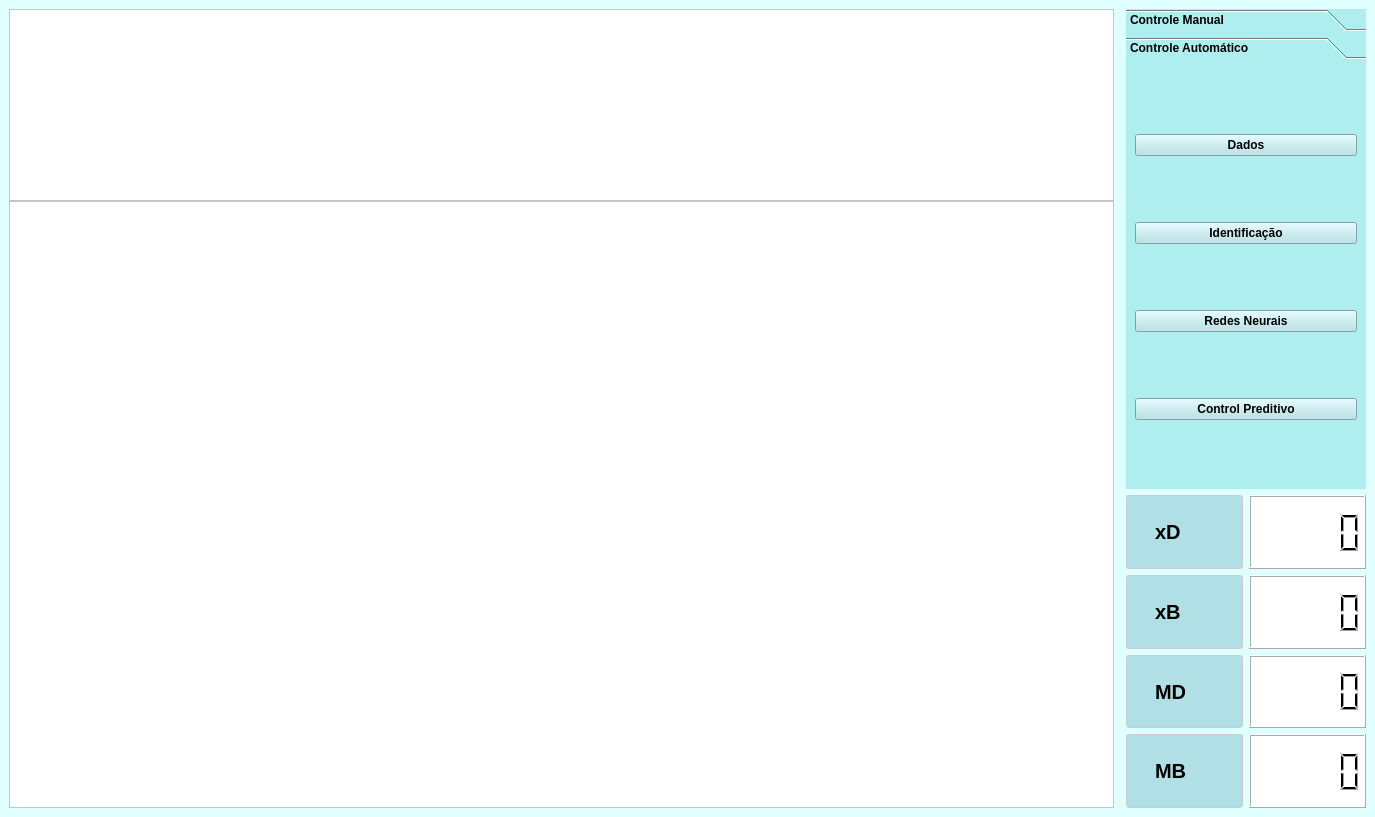
<?xml version="1.0" encoding="UTF-8"?>
<ui version="4.0">
 <class>Superv_geral</class>
 <widget class="QMainWindow" name="Superv_geral">
  <property name="geometry">
   <rect>
    <x>0</x>
    <y>0</y>
    <width>1375</width>
    <height>817</height>
   </rect>
  </property>
  <property name="sizePolicy">
   <sizepolicy hsizetype="Preferred" vsizetype="Preferred">
    <horstretch>0</horstretch>
    <verstretch>0</verstretch>
   </sizepolicy>
  </property>
  <property name="minimumSize">
   <size>
    <width>1375</width>
    <height>817</height>
   </size>
  </property>
  <property name="windowTitle">
   <string>MainWindow</string>
  </property>
  <property name="styleSheet">
   <string notr="true">background-color: #E0FFFF;</string>
  </property>
  <widget class="QWidget" name="layout_principal">
   <layout class="QHBoxLayout" name="horizontalLayout">
    <item>
     <layout class="QVBoxLayout" name="verticalLayout_7">
      <property name="spacing">
       <number>0</number>
      </property>
      <item>
       <widget class="QGraphicsView" name="graph_xD">
        <property name="sizePolicy">
         <sizepolicy hsizetype="Expanding" vsizetype="Expanding">
          <horstretch>1</horstretch>
          <verstretch>0</verstretch>
         </sizepolicy>
        </property>
        <property name="styleSheet">
         <string notr="true">background-color: white;</string>
        </property>
       </widget>
      </item>
      <item>
       <widget class="QGraphicsView" name="graph_T">
        <property name="sizePolicy">
         <sizepolicy hsizetype="Expanding" vsizetype="Expanding">
          <horstretch>1</horstretch>
          <verstretch>2</verstretch>
         </sizepolicy>
        </property>
        <property name="styleSheet">
         <string notr="true">background-color: white;</string>
        </property>
       </widget>
      </item>
     </layout>
    </item>
    <item>
     <widget class="QLabel" name="label_col">
      <property name="text">
       <string>&lt;html&gt;&lt;head/&gt;&lt;body&gt;&lt;p align=&quot;center&quot;&gt;&lt;img src=&quot;:/Imagens/Imagens/Coluna destilação v5.png&quot;/&gt;&lt;/p&gt;&lt;/body&gt;&lt;/html&gt;</string>
      </property>
     </widget>
    </item>
    <item>
     <layout class="QVBoxLayout" name="verticalLayout_10">
      <item>
       <widget class="QToolBox" name="toolBox">
        <property name="enabled">
         <bool>true</bool>
        </property>
        <property name="sizePolicy">
         <sizepolicy hsizetype="Fixed" vsizetype="Fixed">
          <horstretch>0</horstretch>
          <verstretch>0</verstretch>
         </sizepolicy>
        </property>
        <property name="minimumSize">
         <size>
          <width>240</width>
          <height>480</height>
         </size>
        </property>
        <property name="maximumSize">
         <size>
          <width>250</width>
          <height>500</height>
         </size>
        </property>
        <property name="styleSheet">
         <string notr="true">background-color: #AFEEEE;
font-weight: bold;
color: black;
</string>
        </property>
        <property name="currentIndex">
         <number>1</number>
        </property>
        <widget class="QWidget" name="layout_tool_manual">
         <property name="geometry">
          <rect>
           <x>0</x>
           <y>0</y>
           <width>240</width>
           <height>418</height>
          </rect>
         </property>
         <attribute name="label">
          <string>Controle Manual</string>
         </attribute>
         <layout class="QGridLayout" name="gridLayout">
          <item row="0" column="0">
           <widget class="QGroupBox" name="groupBox_2">
            <property name="styleSheet">
             <string notr="true">background-color: #B0E0E6;</string>
            </property>
            <property name="title">
             <string>VL</string>
            </property>
            <layout class="QVBoxLayout" name="verticalLayout">
             <item>
              <widget class="QLCDNumber" name="lcd_VL">
               <property name="sizePolicy">
                <sizepolicy hsizetype="Minimum" vsizetype="Minimum">
                 <horstretch>0</horstretch>
                 <verstretch>0</verstretch>
                </sizepolicy>
               </property>
               <property name="styleSheet">
                <string notr="true">background-color: white;</string>
               </property>
              </widget>
             </item>
             <item>
              <widget class="QDial" name="dial_ctr_VL">
               <property name="sizePolicy">
                <sizepolicy hsizetype="Preferred" vsizetype="Preferred">
                 <horstretch>0</horstretch>
                 <verstretch>0</verstretch>
                </sizepolicy>
               </property>
               <property name="minimumSize">
                <size>
                 <width>50</width>
                 <height>50</height>
                </size>
               </property>
               <property name="maximumSize">
                <size>
                 <width>70</width>
                 <height>70</height>
                </size>
               </property>
               <property name="styleSheet">
                <string notr="true">background-color: #9ECACF;</string>
               </property>
              </widget>
             </item>
            </layout>
           </widget>
          </item>
          <item row="0" column="1">
           <widget class="QGroupBox" name="groupBox_3">
            <property name="styleSheet">
             <string notr="true">background-color: #B0E0E6;</string>
            </property>
            <property name="title">
             <string>VD</string>
            </property>
            <layout class="QVBoxLayout" name="verticalLayout_2">
             <item>
              <widget class="QLCDNumber" name="lcd_VD">
               <property name="sizePolicy">
                <sizepolicy hsizetype="Minimum" vsizetype="Minimum">
                 <horstretch>0</horstretch>
                 <verstretch>0</verstretch>
                </sizepolicy>
               </property>
               <property name="styleSheet">
                <string notr="true">background-color: white;</string>
               </property>
              </widget>
             </item>
             <item>
              <widget class="QDial" name="dial_ctr_VD">
               <property name="minimumSize">
                <size>
                 <width>50</width>
                 <height>50</height>
                </size>
               </property>
               <property name="maximumSize">
                <size>
                 <width>70</width>
                 <height>70</height>
                </size>
               </property>
               <property name="styleSheet">
                <string notr="true">background-color: #9ECACF;</string>
               </property>
              </widget>
             </item>
            </layout>
           </widget>
          </item>
          <item row="1" column="0">
           <widget class="QGroupBox" name="groupBox_4">
            <property name="styleSheet">
             <string notr="true">background-color: #B0E0E6;</string>
            </property>
            <property name="title">
             <string>VF</string>
            </property>
            <layout class="QVBoxLayout" name="verticalLayout_4">
             <item>
              <widget class="QLCDNumber" name="lcd_VF">
               <property name="sizePolicy">
                <sizepolicy hsizetype="Minimum" vsizetype="Minimum">
                 <horstretch>0</horstretch>
                 <verstretch>0</verstretch>
                </sizepolicy>
               </property>
               <property name="styleSheet">
                <string notr="true">background-color: white;</string>
               </property>
              </widget>
             </item>
             <item>
              <widget class="QDial" name="dial_ctr_VF">
               <property name="minimumSize">
                <size>
                 <width>50</width>
                 <height>50</height>
                </size>
               </property>
               <property name="maximumSize">
                <size>
                 <width>70</width>
                 <height>70</height>
                </size>
               </property>
               <property name="styleSheet">
                <string notr="true">background-color: #9ECACF;</string>
               </property>
              </widget>
             </item>
            </layout>
           </widget>
          </item>
          <item row="1" column="1">
           <widget class="QGroupBox" name="groupBox_5">
            <property name="styleSheet">
             <string notr="true">background-color: #B0E0E6;</string>
            </property>
            <property name="title">
             <string>VB</string>
            </property>
            <layout class="QVBoxLayout" name="verticalLayout_8">
             <item>
              <widget class="QLCDNumber" name="lcd_VB">
               <property name="styleSheet">
                <string notr="true">background-color: white;</string>
               </property>
              </widget>
             </item>
             <item>
              <widget class="QDial" name="dial_ctr_VB">
               <property name="minimumSize">
                <size>
                 <width>50</width>
                 <height>50</height>
                </size>
               </property>
               <property name="maximumSize">
                <size>
                 <width>70</width>
                 <height>70</height>
                </size>
               </property>
               <property name="styleSheet">
                <string notr="true">background-color: #9ECACF;</string>
               </property>
              </widget>
             </item>
            </layout>
           </widget>
          </item>
          <item row="2" column="0">
           <widget class="QGroupBox" name="groupBox_6">
            <property name="styleSheet">
             <string notr="true">background-color: #B0E0E6;</string>
            </property>
            <property name="title">
             <string>RB</string>
            </property>
            <layout class="QVBoxLayout" name="verticalLayout_9">
             <item>
              <widget class="QLCDNumber" name="lcd_RB">
               <property name="styleSheet">
                <string notr="true">background-color: white;</string>
               </property>
              </widget>
             </item>
             <item>
              <widget class="QDial" name="dial_RB">
               <property name="minimumSize">
                <size>
                 <width>50</width>
                 <height>50</height>
                </size>
               </property>
               <property name="maximumSize">
                <size>
                 <width>70</width>
                 <height>70</height>
                </size>
               </property>
               <property name="styleSheet">
                <string notr="true">background-color: #9ECACF;</string>
               </property>
              </widget>
             </item>
            </layout>
           </widget>
          </item>
          <item row="2" column="1">
           <layout class="QVBoxLayout" name="verticalLayout_6">
            <item>
             <widget class="QPushButton" name="button_R1">
              <property name="styleSheet">
               <string notr="true">QPushButton {
    background-color: #DC3545 ;
    color: white;
    font-weight: bold;
    border: 1px solid #cccccc;
    padding: 5px;
    border-radius: 3px;
}

QPushButton:checked {
    background-color: #28a745;
    color: white;
    font-weight: bold;
    border: 1px solid #218838;
}

QPushButton:pressed {
    background-color: #d0d0d0;
}</string>
              </property>
              <property name="text">
               <string>Resistência 1</string>
              </property>
              <property name="checkable">
               <bool>true</bool>
              </property>
             </widget>
            </item>
            <item>
             <widget class="QPushButton" name="button_R2">
              <property name="styleSheet">
               <string notr="true">QPushButton {
    background-color: #DC3545 ;
    color: white;
    font-weight: bold;
    border: 1px solid #cccccc;
    padding: 5px;
    border-radius: 3px;
}

QPushButton:checked {
    background-color: #28a745;
    color: white;
    font-weight: bold;
    border: 1px solid #218838;
}

QPushButton:pressed {
    background-color: #d0d0d0;
}</string>
              </property>
              <property name="text">
               <string>Resisência 2</string>
              </property>
              <property name="checkable">
               <bool>true</bool>
              </property>
             </widget>
            </item>
           </layout>
          </item>
         </layout>
        </widget>
        <widget class="QWidget" name="layout_tool_auto">
         <property name="geometry">
          <rect>
           <x>0</x>
           <y>0</y>
           <width>240</width>
           <height>418</height>
          </rect>
         </property>
         <attribute name="label">
          <string>Controle Automático</string>
         </attribute>
         <layout class="QVBoxLayout" name="verticalLayout_5">
          <item>
           <widget class="QPushButton" name="button_Dados">
            <property name="cursor">
             <cursorShape>PointingHandCursor</cursorShape>
            </property>
            <property name="styleSheet">
             <string notr="true">background-color: #B0E0E6;</string>
            </property>
            <property name="text">
             <string>Dados</string>
            </property>
           </widget>
          </item>
          <item>
           <widget class="QPushButton" name="button_ID">
            <property name="styleSheet">
             <string notr="true">background-color: #B0E0E6;</string>
            </property>
            <property name="text">
             <string>Identificação</string>
            </property>
           </widget>
          </item>
          <item>
           <widget class="QPushButton" name="button_RNA">
            <property name="styleSheet">
             <string notr="true">background-color: #B0E0E6;</string>
            </property>
            <property name="text">
             <string>Redes Neurais</string>
            </property>
           </widget>
          </item>
          <item>
           <widget class="QPushButton" name="button_pred">
            <property name="styleSheet">
             <string notr="true">background-color: #B0E0E6;</string>
            </property>
            <property name="text">
             <string>Control Preditivo</string>
            </property>
           </widget>
          </item>
         </layout>
        </widget>
       </widget>
      </item>
      <item>
       <layout class="QVBoxLayout" name="verticalLayout_3">
        <item>
         <layout class="QHBoxLayout" name="horizontalLayout_6">
          <item>
           <widget class="QLabel" name="label_xD">
            <property name="sizePolicy">
             <sizepolicy hsizetype="Ignored" vsizetype="Ignored">
              <horstretch>0</horstretch>
              <verstretch>1</verstretch>
             </sizepolicy>
            </property>
            <property name="minimumSize">
             <size>
              <width>0</width>
              <height>37</height>
             </size>
            </property>
            <property name="styleSheet">
             <string notr="true">background-color: #B0E0E6;
color: black;
font-weight: bold;
font-size:20px;
border: 1px solid #cccccc;
padding: 5px;
border-radius: 3px;
text-align: center;
padding: center;
</string>
            </property>
            <property name="text">
             <string>xD</string>
            </property>
           </widget>
          </item>
          <item>
           <widget class="QLCDNumber" name="lcd_xD">
            <property name="sizePolicy">
             <sizepolicy hsizetype="Ignored" vsizetype="Ignored">
              <horstretch>0</horstretch>
              <verstretch>0</verstretch>
             </sizepolicy>
            </property>
            <property name="styleSheet">
             <string notr="true">background-color: white;</string>
            </property>
           </widget>
          </item>
         </layout>
        </item>
        <item>
         <layout class="QHBoxLayout" name="horizontalLayout_5">
          <item>
           <widget class="QLabel" name="label_xB">
            <property name="sizePolicy">
             <sizepolicy hsizetype="Ignored" vsizetype="Ignored">
              <horstretch>0</horstretch>
              <verstretch>1</verstretch>
             </sizepolicy>
            </property>
            <property name="minimumSize">
             <size>
              <width>0</width>
              <height>37</height>
             </size>
            </property>
            <property name="styleSheet">
             <string notr="true">background-color: #B0E0E6;
color: black;
font-weight: bold;
font-size:20px;
border: 1px solid #cccccc;
padding: 5px;
border-radius: 3px;
text-align: center;
padding: center;
</string>
            </property>
            <property name="text">
             <string>xB</string>
            </property>
           </widget>
          </item>
          <item>
           <widget class="QLCDNumber" name="lcd_xB">
            <property name="sizePolicy">
             <sizepolicy hsizetype="Ignored" vsizetype="Ignored">
              <horstretch>0</horstretch>
              <verstretch>0</verstretch>
             </sizepolicy>
            </property>
            <property name="styleSheet">
             <string notr="true">background-color: white;</string>
            </property>
           </widget>
          </item>
         </layout>
        </item>
        <item>
         <layout class="QHBoxLayout" name="horizontalLayout_4">
          <item>
           <widget class="QLabel" name="label_MD">
            <property name="sizePolicy">
             <sizepolicy hsizetype="Ignored" vsizetype="Ignored">
              <horstretch>0</horstretch>
              <verstretch>1</verstretch>
             </sizepolicy>
            </property>
            <property name="minimumSize">
             <size>
              <width>0</width>
              <height>37</height>
             </size>
            </property>
            <property name="styleSheet">
             <string notr="true">background-color: #B0E0E6;
color: black;
font-weight: bold;
font-size:20px;
border: 1px solid #cccccc;
padding: 5px;
border-radius: 3px;
text-align: center;
padding: center;</string>
            </property>
            <property name="text">
             <string>MD</string>
            </property>
           </widget>
          </item>
          <item>
           <widget class="QLCDNumber" name="lcd_MD">
            <property name="sizePolicy">
             <sizepolicy hsizetype="Ignored" vsizetype="Ignored">
              <horstretch>0</horstretch>
              <verstretch>0</verstretch>
             </sizepolicy>
            </property>
            <property name="styleSheet">
             <string notr="true">background-color: white;</string>
            </property>
           </widget>
          </item>
         </layout>
        </item>
        <item>
         <layout class="QHBoxLayout" name="horizontalLayout_3">
          <item>
           <widget class="QLabel" name="label_MB">
            <property name="sizePolicy">
             <sizepolicy hsizetype="Ignored" vsizetype="Ignored">
              <horstretch>0</horstretch>
              <verstretch>1</verstretch>
             </sizepolicy>
            </property>
            <property name="minimumSize">
             <size>
              <width>0</width>
              <height>36</height>
             </size>
            </property>
            <property name="styleSheet">
             <string notr="true">background-color: #B0E0E6;
color: black;
font-weight: bold;
font-size:20px;
border: 1px solid #cccccc;
padding: 5px;
border-radius: 3px;
text-align: center;
padding: center;</string>
            </property>
            <property name="text">
             <string>MB</string>
            </property>
           </widget>
          </item>
          <item>
           <widget class="QLCDNumber" name="lcd_MB">
            <property name="sizePolicy">
             <sizepolicy hsizetype="Ignored" vsizetype="Ignored">
              <horstretch>0</horstretch>
              <verstretch>0</verstretch>
             </sizepolicy>
            </property>
            <property name="styleSheet">
             <string notr="true">background-color: white;</string>
            </property>
           </widget>
          </item>
         </layout>
        </item>
       </layout>
      </item>
     </layout>
    </item>
   </layout>
  </widget>
 </widget>
 <resources>
  <include location="Imagens.qrc"/>
 </resources>
 <connections>
  <connection>
   <sender>dial_ctr_VD</sender>
   <signal>valueChanged(int)</signal>
   <receiver>lcd_VD</receiver>
   <slot>display(int)</slot>
   <hints>
    <hint type="sourcelabel">
     <x>955</x>
     <y>646</y>
    </hint>
    <hint type="destinationlabel">
     <x>948</x>
     <y>505</y>
    </hint>
   </hints>
  </connection>
  <connection>
   <sender>dial_RB</sender>
   <signal>valueChanged(int)</signal>
   <receiver>lcd_RB</receiver>
   <slot>display(int)</slot>
   <hints>
    <hint type="sourcelabel">
     <x>1292</x>
     <y>611</y>
    </hint>
    <hint type="destinationlabel">
     <x>1278</x>
     <y>502</y>
    </hint>
   </hints>
  </connection>
  <connection>
   <sender>dial_ctr_VF</sender>
   <signal>valueChanged(int)</signal>
   <receiver>lcd_VF</receiver>
   <slot>display(int)</slot>
   <hints>
    <hint type="sourcelabel">
     <x>1193</x>
     <y>315</y>
    </hint>
    <hint type="destinationlabel">
     <x>1193</x>
     <y>248</y>
    </hint>
   </hints>
  </connection>
  <connection>
   <sender>dial_ctr_VL</sender>
   <signal>valueChanged(int)</signal>
   <receiver>lcd_VL</receiver>
   <slot>display(int)</slot>
   <hints>
    <hint type="sourcelabel">
     <x>1127</x>
     <y>546</y>
    </hint>
    <hint type="destinationlabel">
     <x>1122</x>
     <y>501</y>
    </hint>
   </hints>
  </connection>
  <connection>
   <sender>dial_ctr_VB</sender>
   <signal>valueChanged(int)</signal>
   <receiver>lcd_VB</receiver>
   <slot>display(int)</slot>
   <hints>
    <hint type="sourcelabel">
     <x>1293</x>
     <y>274</y>
    </hint>
    <hint type="destinationlabel">
     <x>1299</x>
     <y>227</y>
    </hint>
   </hints>
  </connection>
 </connections>
</ui>
